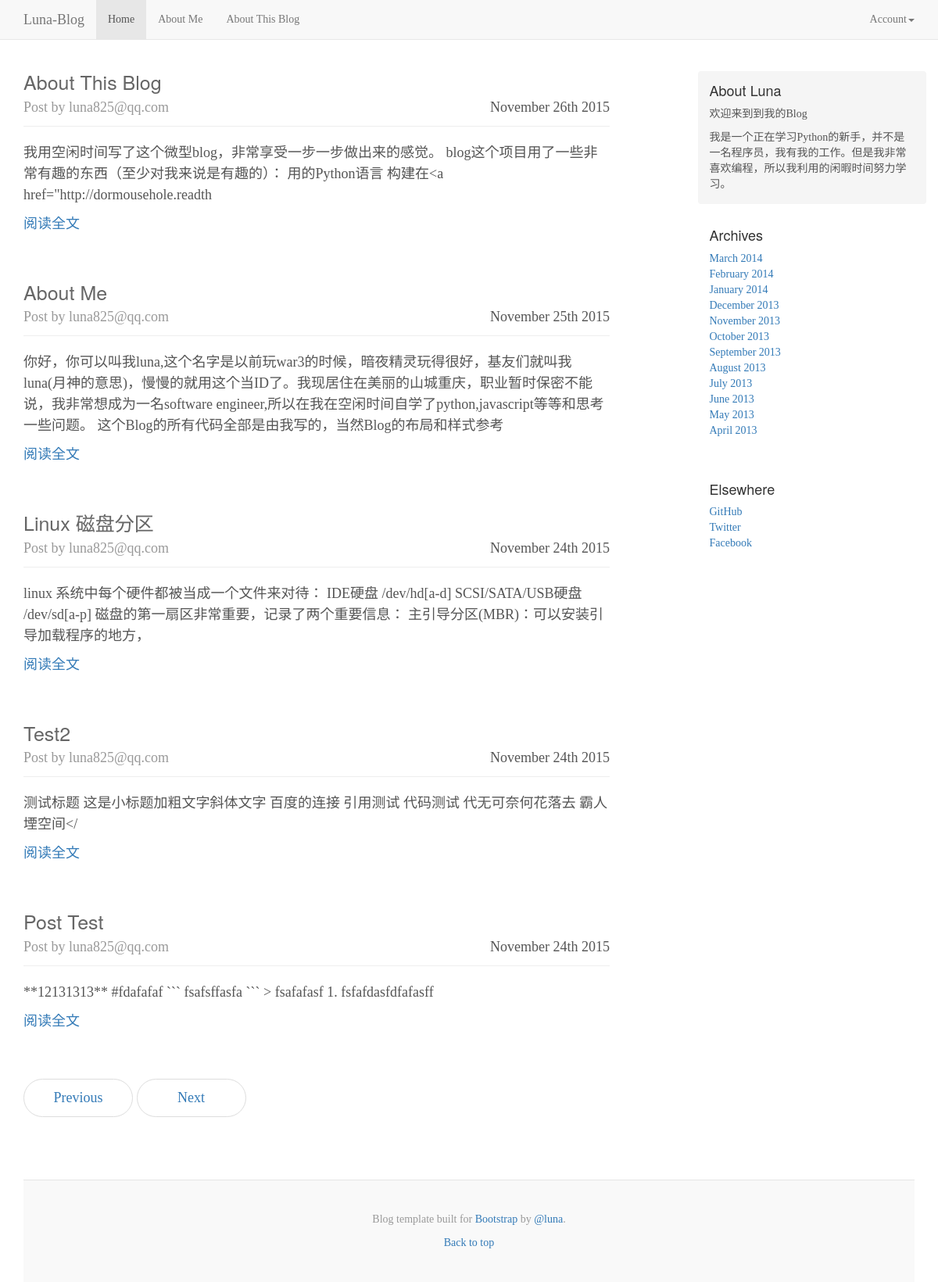
The page / (signed in) on the database its author committed.
### app/models.py (models this page shows, shortened)
class Post(db.Model):
	__tablename__ = 'posts'
	id = db.Column(db.Integer,primary_key=True)
	title=db.Column(db.String(128),index=True)
	body = db.Column(db.Text)
	body_html = db.Column(db.Text)
	timestamp = db.Column(db.DateTime,index = True,default=datetime.utcnow)
	author_id = db.Column(db.Integer,db.ForeignKey('administors.id'))

class Administor(db.Model,UserMixin):
	__tablename__ = 'administors'
	id = db.Column(db.Integer,primary_key=True)
	email = db.Column(db.String(64),unique=True,index=True)
	password_hash = db.Column(db.String(128))
	name = db.Column(db.String(64))
	location = db.Column(db.String(64))
	about_me = db.Column(db.Text())
	posts = db.relationship('Post',backref='author',lazy='dynamic')
	@property
	def password(self):
		raise AttributeError('不能读取密码！')

### app/main/views.py (the view)
@main.route('/')
def index():
	posts = Post.query.order_by(Post.timestamp.desc()).all()
	return render_template('index.html',posts=posts,digest=True)

### app/models.py (called while the page is built)
@login_manager.user_loader
def load_user(user_id):
	return Administor.query.get(int(user_id))

### app/templates/index.html
{% extends "base.html" %}
{% block page_content %}
<div class="col-sm-8 blog-main">
{% include "_posts.html" %}
  <nav>
    <ul class="pager">
      <li><a href="#">Previous</a></li>
      <li><a href="#">Next</a></li>
    </ul>
  </nav>
</div>
{% endblock %}

### app/templates/_posts.html
{% for post in posts %}
<div class="blog-post">
	<div class="blog-head">
    <h2 class="blog-post-title"><a href="{{url_for('main.post',id=post.id)}}">{{post.title.replace('-',' ') | title }}</a></h2>
    <p class="blog-post-date">{{ moment(post.timestamp).format('MMMM Do YYYY')}}</p>
     <p class="blog-post-meta"> Post by {{post.author.email}}</p>
     </div>
    {% if digest %}
		{% if post.body_html %}
		{{post.body_html[:200] | striptags }}
		{% else %}
		{{ post.body[:200]}}
		{% endif %}
	<div class="blog-read-all"><a href="{{url_for('main.post',id=post.id)}}">阅读全文</a></div>
	{% else %}
		{% if post.body_html %}
		{{post.body_html | safe }}
		{% else %}
		{{ post.body}}
		{% endif %}
	{% endif %}
</div>
{% endfor %}

### app/static/blog.css (style rules this page uses)
body { font-family: Georgia, "Times New Roman", Times, serif; color: #555; }
h1, .h1, h2, .h2, h3, .h3, h4, .h4, h5, .h5, h6, .h6 { margin-top: 0; font-family: "Helvetica Neue", Helvetica, Arial, sans-serif; font-weight: normal; color: #333; }
.blog-main { font-size: 18px; line-height: 1.5; }
.pager { margin-bottom: 60px; text-align: left; }
.pager > li > a { width: 140px; padding: 10px 20px; text-align: center; border-radius: 30px; }
.blog-head { border-bottom: 1px solid #eee; margin-bottom: 20px; }
.blog-post { margin-bottom: 60px; }
.blog-post-title { margin-bottom: 5px; font-size: 25px; }
.blog-post-title a { color: #666; }
.blog-post-meta { margin-bottom: 10px; color: #999; }
.blog-post-date { float: right; }
.blog-read-all { margin-top: 10px; }

### rows shown on the page
Post: title.replace "About This Blog", timestamp "November 26th 2015", author.email "luna825@qq.com", body_html "我用空闲时间写了这个微型blog，非常享受一步一步做出来的感觉。 blog这个项目用了一些非常有趣的东西（至少对我来说是有趣的）： 用的Python语言 构建在<a href=\"http://dormousehole.readth"
Post: title.replace "About Me", timestamp "November 25th 2015", author.email "luna825@qq.com", body_html "你好，你可以叫我luna,这个名字是以前玩war3的时候，暗夜精灵玩得很好，基友们就叫我luna(月神的意思)，慢慢的就用这个当ID了。我现居住在美丽的山城重庆，职业暂时保密不能说，我非常想成为一名software engineer,所以在我在空闲时间自学了python,javascript等等和思考一些问题。 这个Blog的所有代码全部是由我写的，当然Blog的布局和样式参考"
Post: title.replace "Linux 磁盘分区", timestamp "November 24th 2015", author.email "luna825@qq.com", body_html "linux 系统中每个硬件都被当成一个文件来对待： IDE硬盘 /dev/hd[a-d] SCSI/SATA/USB硬盘 /dev/sd[a-p] 磁盘的第一扇区非常重要，记录了两个重要信息： 主引导分区(MBR)：可以安装引导加载程序的地方，"
Post: title.replace "Test2", timestamp "November 24th 2015", author.email "luna825@qq.com", body_html "测试标题 这是小标题加粗文字斜体文字 百度的连接 引用测试 代码测试 代无可奈何花落去 霸人堙空间</"
Post: title.replace "Post Test", timestamp "November 24th 2015", author.email "luna825@qq.com", body "**12131313** #fdafafaf ``` fsafsffasfa ``` > fsafafasf 1. fsfafdasfdfafasff"
